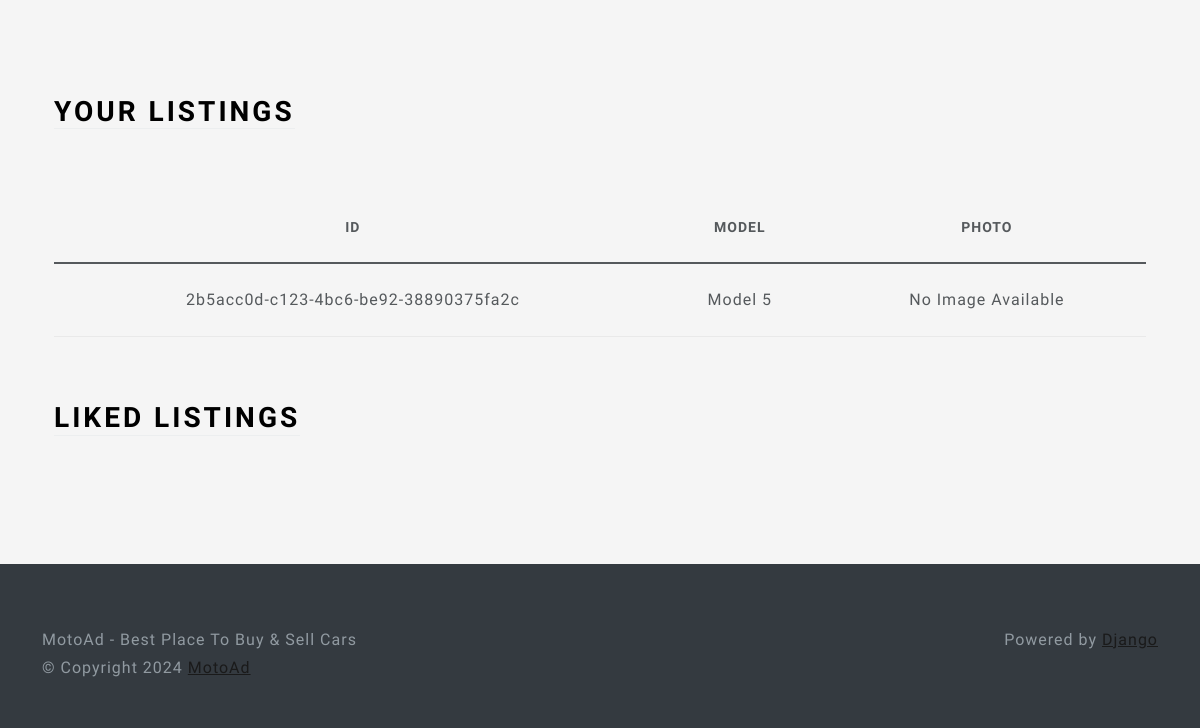
The page /profile/ (signed in, lower part) on the database as committed earlier.
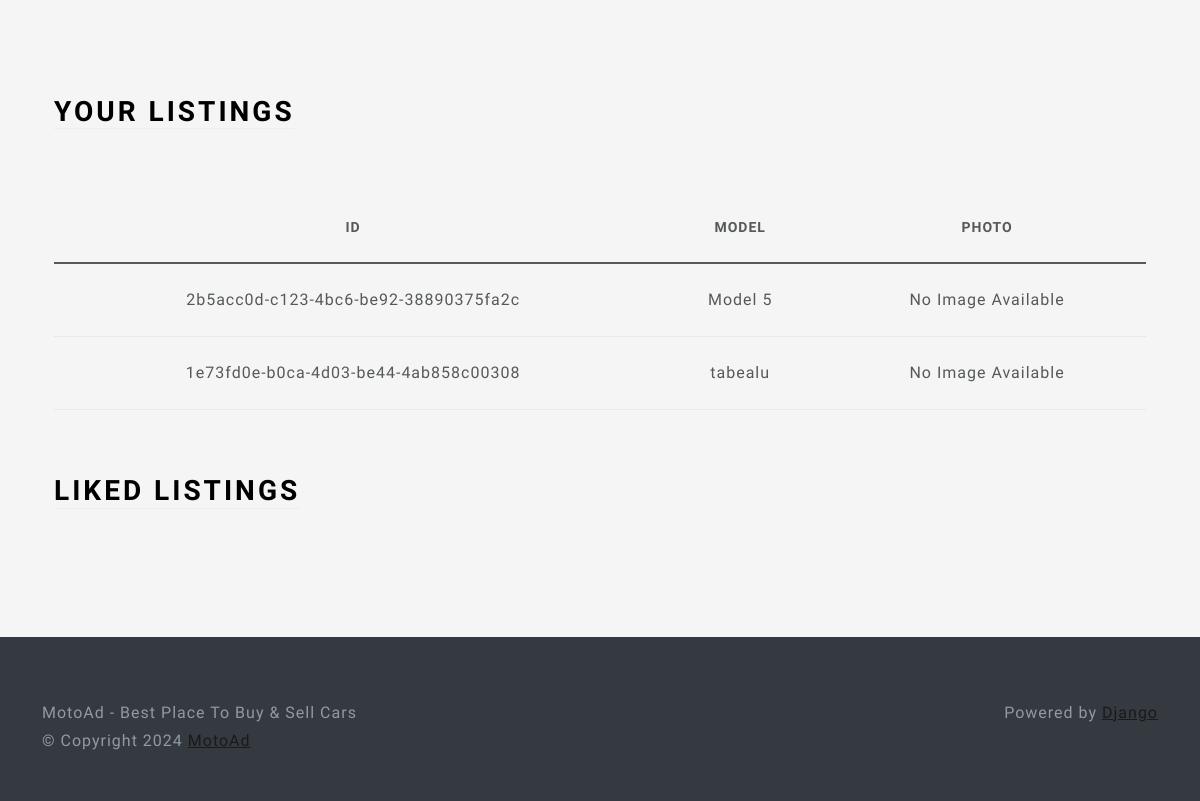
The same page on the database as committed later.
### main/models.py (models this page shows, shortened)
class Listing(models.Model):
    id = models.UUIDField(
        primary_key=True, default=uuid.uuid4, unique=True, editable=False)
    created_at = models.DateTimeField(auto_now_add=True)
    updated_at = models.DateTimeField(auto_now=True)
    seller = models.ForeignKey(Profile, on_delete=models.CASCADE)
    brand = models.CharField(max_length=24, choices=CARS_BRANDS, default=None)
    model = models.CharField(max_length=64,)
    vin = models.CharField(max_length=17,)
    mileage = models.IntegerField(default=0)
    color = models.CharField(max_length=24,)
    description = models.TextField()
    engine = models.CharField(max_length=24,)
    transmisson = models.CharField(
        max_length=24, choices=TRANSMISSION_OPTIONS, default=None)
    location = models.OneToOneField(
        Location, on_delete=models.SET_NULL, null=True)
    image = models.ImageField(upload_to=user_listing_path)

### users/views.py (the view, shortened to what this page needs)
# urls.py: path('profile/', ProfileView.as_view(), name='profile'),
@method_decorator(login_required, name='dispatch')
class ProfileView(View):
    def get(self, request):
        user_listings = Listing.objects.filter(seller=request.user.profile)
        user_liked_listings = LikedListing.objects.filter(
            profile=request.user.profile).all()
        user_form = UserForm(instance=request.user)
        profile_form = ProfileForm(instance=request.user.profile)
        location_form = LocationForm(instance=request.user.profile.location)
        return render(request, 'views/profile.html', {'user_form': user_form,
                                                      'profile_form': profile_form,
                                                      'location_form': location_form,
                                                      'user_listings': user_listings,
                                                      'user_liked_listings': user_liked_listings, })

### users/templates/views/profile.html (shortened to what this page needs)
{% extends 'base/base.html' %}
{% load static %}
{% load crispy_forms_tags %}
{% block 'body' %}
<div class="container-fluid text-center py-5">
    <div class="container px-4 py-5" id="hanging-icons">
    </div>
    <div class="container px-4">
        <div class="row g-4 py-5">
            <div class="col d-flex align-items-start">
                <div>
                    <h2 class="mb-3 border-bottom" style="color: black">Your Listings</h2>
                </div>
            </div>
        </div>
        <table class="table table-hover">
            <thead>
                <tr>
                    <th>ID</th>
                    <th>Model</th>
                    <th>Photo</th>
                </tr>
            </thead>
            <tbody>
                {% for listing in user_listings %}
                <tr>
                    <td>{{ listing.id }}</td>
                    <td>{{ listing.model }}</td>
                    <td>
                        {% if listing.photo %}
                            <img src="{{ listing.photo.url }}" alt="{{ listing.model }}" style="max-width: 100px;">
                        {% else %}
                            No Image Available
                        {% endif %}
                    </td>
                </tr>
                {% endfor %}
            </tbody>
        </table>
    </div>
    <div class="container px-4">
        <div class="row g-4 py-5">
            <div class="col d-flex align-items-start">
                <div>
                    <h2 class="mb-3 border-bottom" style="color: black">Liked Listings</h2>
                </div>
            </div>
        </div>
    </div>
</div>
{% endblock %}

### main/templates/base/base.html (shortened to what this page needs)
{% load static %}
<!DOCTYPE html>
<html lang="en" class="h-100">
<head>
    <link href="{% static 'css/bootstrap.min.css' %}" rel="stylesheet">
    <link href="{% static 'css/style.css' %}" rel="stylesheet">
</head>
<body>
    {% block 'body'%}
    {% endblock %}
</body>
{% block 'footer' %}
<footer class="footer text-muted bg-dark py-5">
    <div class="container">
        <p class="float-end mb-1">Powered by <a href="https://www.djangoproject.com/">Django</a></p>
        <p class="mb-1">MotoAd - Best Place To Buy & Sell Cars</p>
        <p class="mb-0">© Copyright {% now 'Y' %} <a href="">MotoAd</a></p>
    </div>
</footer>
{% endblock %}
</html>

### main/static/css/style.css (style rules this page uses)
html, body { height: 100%; }
body { align-items: center; padding-bottom: 40px; background-color: #f5f5f5; }
.h2, h2 { color: white; }

Rows that differ between the two databases and show on the page:
added Listing: id "1e73fd0e-b0ca-4d03-be44-4ab858c00308", model "tabealu"
